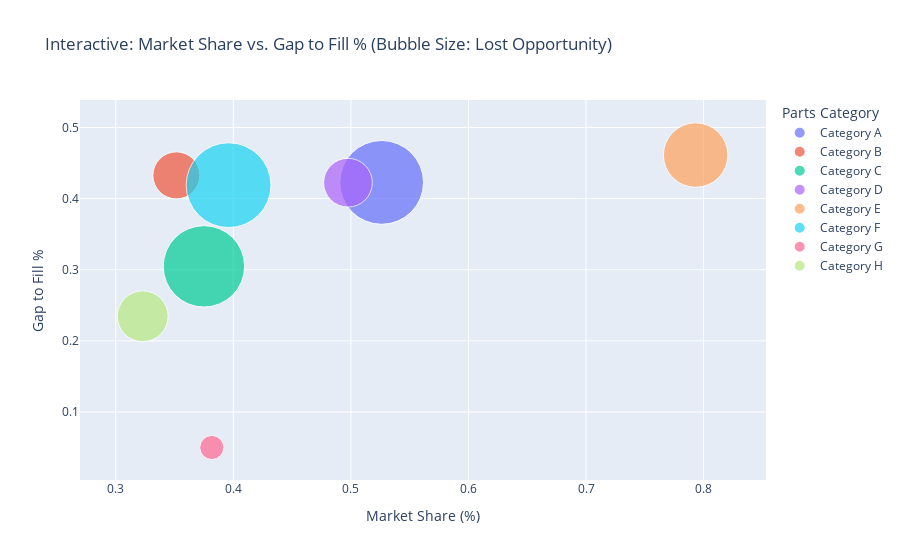

Write notebook code for a chart like this one.
### Code cell
# Step 5b: Interactive Bubble Chart
fig = px.scatter(
    aggregated_metrics,
    x='Market Share',
    y='Gap to Fill %',
    size='Lost Opportunity',
    color='Parts Category',
    hover_data=['Parts Category', 'Lost Opportunity'],
    size_max=60,
    title='Interactive: Market Share vs. Gap to Fill % (Bubble Size: Lost Opportunity)'
)
fig.update_layout(
    xaxis_title='Market Share (%)',
    yaxis_title='Gap to Fill %',
    legend_title='Parts Category',
    showlegend=True
)
fig.write_html('bubble_chart_interactive.html')
fig.show()

### Figure 1 — Plotly figure (JSON) as saved in the notebook; plotly's stock layout.template omitted (floating-point values rounded to 4 significant figures)
{"data": [{"customdata": [["Category A", 100900000000.0]], "hovertemplate": "Parts Category=%{customdata[0]}<br>Market Share=%{x}<br>Gap to Fill %=%{y}<br>Lost Opportunity=%{customdata[1]}<extra></extra>", "legendgroup": "Category A", "marker": {"color": "#636efa", "size": [100900000000.0], "sizemode": "area", "sizeref": 28740000.0, "symbol": "circle"}, "mode": "markers", "name": "Category A", "orientation": "v", "showlegend": true, "type": "scatter", "x": [0.5261], "xaxis": "x", "y": [0.4228], "yaxis": "y"}, {"customdata": [["Category B", 31800000000.0]], "hovertemplate": "Parts Category=%{customdata[0]}<br>Market Share=%{x}<br>Gap to Fill %=%{y}<br>Lost Opportunity=%{customdata[1]}<extra></extra>", "legendgroup": "Category B", "marker": {"color": "#EF553B", "size": [31800000000.0], "sizemode": "area", "sizeref": 28740000.0, "symbol": "circle"}, "mode": "markers", "name": "Category B", "orientation": "v", "showlegend": true, "type": "scatter", "x": [0.3515], "xaxis": "x", "y": [0.4327], "yaxis": "y"}, {"customdata": [["Category C", 95210000000.0]], "hovertemplate": "Parts Category=%{customdata[0]}<br>Market Share=%{x}<br>Gap to Fill %=%{y}<br>Lost Opportunity=%{customdata[1]}<extra></extra>", "legendgroup": "Category C", "marker": {"color": "#00cc96", "size": [95210000000.0], "sizemode": "area", "sizeref": 28740000.0, "symbol": "circle"}, "mode": "markers", "name": "Category C", "orientation": "v", "showlegend": true, "type": "scatter", "x": [0.375], "xaxis": "x", "y": [0.3048], "yaxis": "y"}, {"customdata": [["Category D", 34130000000.0]], "hovertemplate": "Parts Category=%{customdata[0]}<br>Market Share=%{x}<br>Gap to Fill %=%{y}<br>Lost Opportunity=%{customdata[1]}<extra></extra>", "legendgroup": "Category D", "marker": {"color": "#ab63fa", "size": [34130000000.0], "sizemode": "area", "sizeref": 28740000.0, "symbol": "circle"}, "mode": "markers", "name": "Category D", "orientation": "v", "showlegend": true, "type": "scatter", "x": [0.4975], "xaxis": "x", "y": [0.4224], "yaxis": "y"}, {"customdata": [["Category E", 59760000000.0]], "hovertemplate": "Parts Category=%{customdata[0]}<br>Market Share=%{x}<br>Gap to Fill %=%{y}<br>Lost Opportunity=%{customdata[1]}<extra></extra>", "legendgroup": "Category E", "marker": {"color": "#FFA15A", "size": [59760000000.0], "sizemode": "area", "sizeref": 28740000.0, "symbol": "circle"}, "mode": "markers", "name": "Category E", "orientation": "v", "showlegend": true, "type": "scatter", "x": [0.7932], "xaxis": "x", "y": [0.4613], "yaxis": "y"}, {"customdata": [["Category F", 103500000000.0]], "hovertemplate": "Parts Category=%{customdata[0]}<br>Market Share=%{x}<br>Gap to Fill %=%{y}<br>Lost Opportunity=%{customdata[1]}<extra></extra>", "legendgroup": "Category F", "marker": {"color": "#19d3f3", "size": [103500000000.0], "sizemode": "area", "sizeref": 28740000.0, "symbol": "circle"}, "mode": "markers", "name": "Category F", "orientation": "v", "showlegend": true, "type": "scatter", "x": [0.396], "xaxis": "x", "y": [0.4189], "yaxis": "y"}, {"customdata": [["Category G", 8378000000.0]], "hovertemplate": "Parts Category=%{customdata[0]}<br>Market Share=%{x}<br>Gap to Fill %=%{y}<br>Lost Opportunity=%{customdata[1]}<extra></extra>", "legendgroup": "Category G", "marker": {"color": "#FF6692", "size": [8378000000.0], "sizemode": "area", "sizeref": 28740000.0, "symbol": "circle"}, "mode": "markers", "name": "Category G", "orientation": "v", "showlegend": true, "type": "scatter", "x": [0.3817], "xaxis": "x", "y": [0.05005], "yaxis": "y"}, {"customdata": [["Category H", 37160000000.0]], "hovertemplate": "Parts Category=%{customdata[0]}<br>Market Share=%{x}<br>Gap to Fill %=%{y}<br>Lost Opportunity=%{customdata[1]}<extra></extra>", "legendgroup": "Category H", "marker": {"color": "#B6E880", "size": [37160000000.0], "sizemode": "area", "sizeref": 28740000.0, "symbol": "circle"}, "mode": "markers", "name": "Category H", "orientation": "v", "showlegend": true, "type": "scatter", "x": [0.3229], "xaxis": "x", "y": [0.2346], "yaxis": "y"}], "layout": {"legend": {"itemsizing": "constant", "title": {"text": "Parts Category"}, "tracegroupgap": 0}, "showlegend": true, "title": {"text": "Interactive: Market Share vs. Gap to Fill % (Bubble Size: Lost Opportunity)"}, "xaxis": {"anchor": "y", "domain": [0, 1], "title": {"text": "Market Share (%)"}}, "yaxis": {"anchor": "x", "domain": [0, 1], "title": {"text": "Gap to Fill %"}}}}
